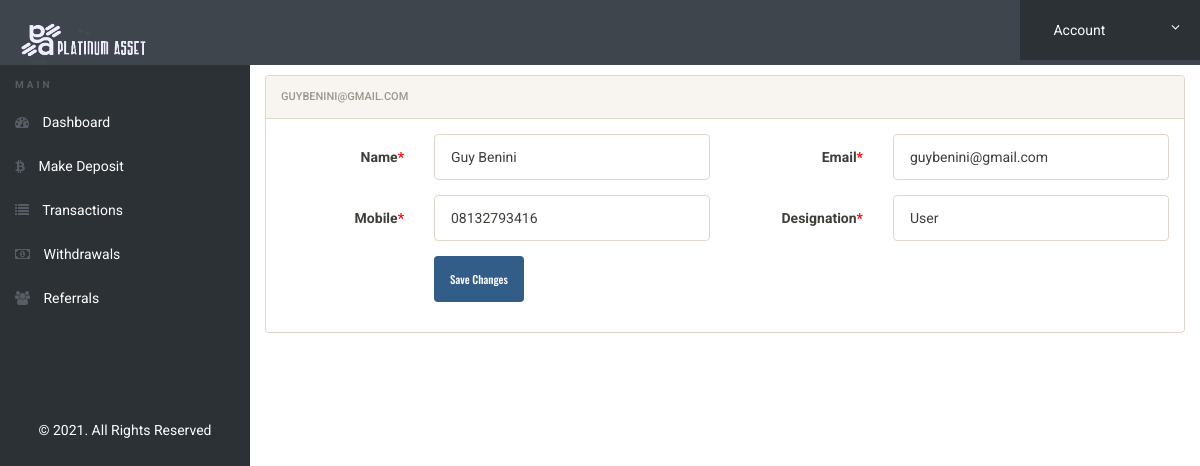
The app's page /profile.php (signed in) with its own data.
### tables this page shows
CREATE TABLE `users` (
  `id` int(11) NOT NULL,
  `name` varchar(50) NOT NULL,
  `email` varchar(50) NOT NULL,
  `username` varchar(110) NOT NULL,
  `password` varchar(50) NOT NULL,
  `gender` varchar(50) NOT NULL,
  `mobile` varchar(50) NOT NULL,
  `btc_wallet` varchar(110) NOT NULL,
  `designation` varchar(50) NOT NULL,
  `balance` int(110) NOT NULL,
  `profit` int(110) NOT NULL,
  `plan` varchar(110) NOT NULL,
  `withdrawals` int(110) NOT NULL,
  `deposits` int(110) NOT NULL,
  `pendingwith` int(110) NOT NULL,
  `ref` int(110) NOT NULL,
  `ref_comm` int(110) NOT NULL,
  `image` varchar(50) NOT NULL,
  `status` int(10) NOT NULL
);

### profile.php (the view, shortened to what this page needs)
<?php
include('includes/config.php');
if(strlen($_SESSION['alogin'])==0)
	{
header('location:index.php');
}
else{
?>
<!doctype html>
<html lang="en" class="no-js">
<head>
	<link rel="stylesheet" href="css/font-awesome.min.css">
	<link rel="stylesheet" href="css/bootstrap.min.css">
	<link rel="stylesheet" href="css/dataTables.bootstrap.min.css">
	<link rel="stylesheet" href="css/bootstrap-social.css">
	<link rel="stylesheet" href="css/bootstrap-select.css">
	<link rel="stylesheet" href="css/fileinput.min.css">
	<link rel="stylesheet" href="css/awesome-bootstrap-checkbox.css">
	<link rel="stylesheet" href="css/style.css">
</head>
<body>
<?php
		$email = $_SESSION['alogin'];
		$sql = "SELECT * from users where email = (:email);";
		$query = $dbh -> prepare($sql);
		$query-> bindParam(':email', $email, PDO::PARAM_STR);
		$query->execute();
		$result=$query->fetch(PDO::FETCH_OBJ);
?>
	<?php include('includes/header.php');?>
	<div class="ts-main-content">
	<?php include('includes/leftbar.php');?>
		<div class="content-wrapper">
			<div class="container-fluid">
				<div class="row">
					<div class="col-md-12">
						<div class="row">
							<div class="col-md-12">
								<div class="panel panel-default">
									<div class="panel-heading"><?php echo htmlentities($_SESSION['alogin']); ?></div>
									<div class="panel-body">
<form method="post" class="form-horizontal" enctype="multipart/form-data">
<div class="form-group">
	<label class="col-sm-2 control-label">Name<span style="color:red">*</span></label>
	<div class="col-sm-4">
	<input type="text" name="name" class="form-control" required value="<?php echo htmlentities($result->name);?>">
	</div>
	<label class="col-sm-2 control-label">Email<span style="color:red">*</span></label>
	<div class="col-sm-4">
	<input type="email" name="email" class="form-control" required value="<?php echo htmlentities($result->email);?>">
	</div>
</div>
<div class="form-group">
	<label class="col-sm-2 control-label">Mobile<span style="color:red">*</span></label>
	<div class="col-sm-4">
	<input type="text" name="mobile" class="form-control" required value="<?php echo htmlentities($result->mobile);?>">
	</div>
	<label class="col-sm-2 control-label">Designation<span style="color:red">*</span></label>
	<div class="col-sm-4">
	<input type="text" name="designation" class="form-control" required value="<?php echo htmlentities($result->designation);?>">
	</div>
</div>
<div class="form-group">
	<div class="col-sm-8 col-sm-offset-2">
		<button class="btn btn-primary" name="submit" type="submit">Save Changes</button>
	</div>
</div>
</form>
									</div>
								</div>
							</div>
						</div>
					</div>
				</div>
			</div>
		</div>
	</div>
</body>
</html>
<?php } ?>

### css/style.css (style rules this page uses)
html { font-size: 14px; }
@media only screen and (min-width: 480px) { html { font-size: 17px; } }
@media only screen and (min-width: 768px) { html { font-size: 14px; } }
body { font-size: 1em; }
.btn { font-family: 'Oswald', sans-serif; }
.panel { overflow: hidden; }
.btn { text-transform: none; }
.ts-main-content .content-wrapper { padding-top: 15px; margin-top: 60px; }
@media only screen and (min-width: 992px) { .ts-main-content .content-wrapper { margin-left: 250px; } }

### records on screen
users: name "Guy Benini", email "guybenini@gmail.com", mobile "08132793416", designation "User"

### other values on screen
$_SESSION['alogin'] "GUYBENINI@GMAIL.COM"
